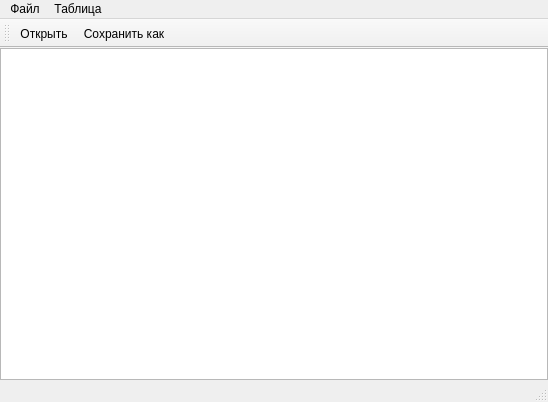
<?xml version="1.0" encoding="UTF-8"?>
<ui version="4.0">
 <class>MainWindow</class>
 <widget class="QMainWindow" name="MainWindow">
  <property name="geometry">
   <rect>
    <x>0</x>
    <y>0</y>
    <width>548</width>
    <height>402</height>
   </rect>
  </property>
  <property name="windowTitle">
   <string>CSVParser</string>
  </property>
  <widget class="QWidget" name="centralWidget">
   <layout class="QGridLayout" name="gridLayout">
    <property name="leftMargin">
     <number>0</number>
    </property>
    <property name="topMargin">
     <number>0</number>
    </property>
    <property name="rightMargin">
     <number>0</number>
    </property>
    <property name="bottomMargin">
     <number>0</number>
    </property>
    <item row="0" column="0">
     <widget class="QTableWidget" name="tableWidget"/>
    </item>
   </layout>
  </widget>
  <widget class="QMenuBar" name="menuBar">
   <property name="geometry">
    <rect>
     <x>0</x>
     <y>0</y>
     <width>548</width>
     <height>21</height>
    </rect>
   </property>
   <widget class="QMenu" name="menu">
    <property name="title">
     <string>Файл</string>
    </property>
    <addaction name="actOpen"/>
    <addaction name="actSave"/>
    <addaction name="actSaveAs"/>
    <addaction name="separator"/>
    <addaction name="actExit"/>
   </widget>
   <widget class="QMenu" name="menu_2">
    <property name="title">
     <string>Таблица</string>
    </property>
    <addaction name="add_column"/>
    <addaction name="add_row"/>
   </widget>
   <addaction name="menu"/>
   <addaction name="menu_2"/>
  </widget>
  <widget class="QToolBar" name="mainToolBar">
   <attribute name="toolBarArea">
    <enum>TopToolBarArea</enum>
   </attribute>
   <attribute name="toolBarBreak">
    <bool>false</bool>
   </attribute>
   <addaction name="actOpen"/>
   <addaction name="actSaveAs"/>
  </widget>
  <widget class="QStatusBar" name="statusBar"/>
  <action name="actOpen">
   <property name="icon">
    <iconset resource="resource.qrc">
     <normaloff>:/open.png</normaloff>:/open.png</iconset>
   </property>
   <property name="text">
    <string>Открыть</string>
   </property>
  </action>
  <action name="actSave">
   <property name="text">
    <string>Сохранить</string>
   </property>
  </action>
  <action name="actSaveAs">
   <property name="icon">
    <iconset resource="resource.qrc">
     <normaloff>:/save.png</normaloff>:/save.png</iconset>
   </property>
   <property name="text">
    <string>Сохранить как</string>
   </property>
  </action>
  <action name="actExit">
   <property name="text">
    <string>Выход</string>
   </property>
  </action>
  <action name="add_column">
   <property name="text">
    <string>Добавить столбец</string>
   </property>
  </action>
  <action name="add_row">
   <property name="text">
    <string>Добавить строку</string>
   </property>
  </action>
 </widget>
 <layoutdefault spacing="6" margin="11"/>
 <resources>
  <include location="resource.qrc"/>
 </resources>
 <connections/>
</ui>
